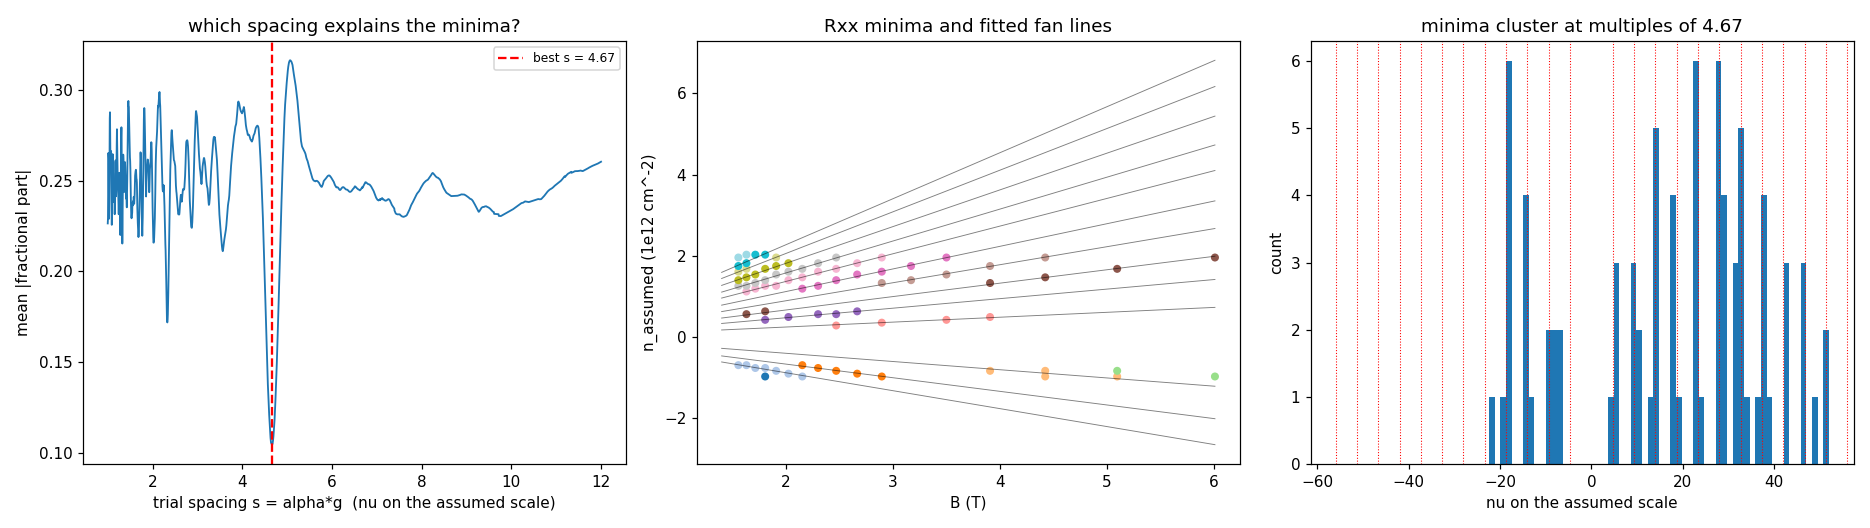

Here is the Python script that generated this plot:
"""Absolute density calibration + Landau-level degeneracy from run 4's fan minima.

The logic, stated carefully because the two unknowns are entangled:

  Rxx minima sit at integer filling nu_true = n_true*h/(e*B). Each fan line is
  n_true = (nu*e/h)*B, i.e. a straight line through the origin in (B, n).

  My n axis is n_assumed = alpha * n_true, where alpha is the error in the ABSOLUTE
  gate capacitance (the geometry prior). Fitting the fan lines on the assumed axis
  gives nu_assumed = alpha * nu_true.

  RATIOS of nu between fan lines are alpha-independent. So: fit the lines, take the
  ratios, identify the integer sequence, and alpha falls out. That pins both the
  degeneracy (the stacking discriminator) and the absolute density scale.
"""
from pathlib import Path

import numpy as np
import matplotlib
matplotlib.use("Agg")
import matplotlib.pyplot as plt
import scipy.constants as cst

from hera.analysis import open_run, fan_grids, resistance_grids, GateCalibration

here = Path(__file__).resolve().parent.parent
r = open_run(here / "data" / "4")
fan = fan_grids(r)
rg = resistance_grids(fan)
Rxx = np.abs(rg.R["sr1"])
nB, nfast = Rxx.shape
_b = [i for i, c in enumerate(fan.cols) if c == "magnet_field"][-1]
B = fan.data[:, _b].reshape(nB, nfast).mean(axis=1)
Vtg = fan.grid("k_2400_tg_volt")[0]
RATIO = 1.2737
cal_g = GateCalibration.from_thicknesses(9.5e-9, 11e-9, 0.0)
cal_s = GateCalibration(c_tg=cal_g.c_tg, c_bg=cal_g.c_tg / RATIO)
n_ass = cal_s.density(Vtg, RATIO * Vtg)                       # m^-2, assumed scale

# mask clipped points
_s = [i for i, c in enumerate(fan.cols) if c == "sr1_X"][0]
Vxx = fan.data[:, _s].reshape(nB, nfast)
Rxx = np.where(np.abs(Vxx) > 0.95e-3, np.nan, Rxx)

# ---- find Rxx minima per field row, on each carrier side --------------------
pts = []   # (B, n_assumed, side)
for i in range(nB):
    if B[i] < 1.5:            # below this the levels are not resolved
        continue
    row = Rxx[i]
    for side, sel in (("e", n_ass > 0.15e16), ("h", n_ass < -0.15e16)):
        idx = np.where(sel & np.isfinite(row))[0]
        if len(idx) < 5:
            continue
        sub = row[idx]
        for k in range(1, len(sub) - 1):
            if sub[k] < sub[k - 1] and sub[k] <= sub[k + 1] and sub[k] < 0.6 * np.nanmedian(sub):
                pts.append((B[i], n_ass[idx[k]], side))
pts = np.array([(a, b, 0 if c == "e" else 1) for a, b, c in pts])
print(f"detected {len(pts)} Rxx minima over B >= 1.5 T "
      f"({int((pts[:,2]==0).sum())} electron, {int((pts[:,2]==1).sum())} hole)")

# ---- nu on the ASSUMED scale for every minimum ------------------------------
nu_ass = pts[:, 1] * cst.h / (cst.e * pts[:, 0])
print(f"nu_assumed range: {nu_ass.min():+.1f} .. {nu_ass.max():+.1f}")

# ---- what common spacing best explains the observed nu_assumed set? ---------
# For a true sequence nu_true = m*g (m integer, g the degeneracy step), the observed
# values are nu_assumed = alpha*g*m -> all should be near-integer multiples of a single
# step s = alpha*g. Scan s and score how close the values sit to multiples of s.
cand = np.linspace(1.0, 12.0, 2201)
score = []
for s in cand:
    frac = np.abs(np.round(nu_ass / s) - nu_ass / s)
    ok = np.abs(nu_ass) > 0.7 * s          # ignore anything below the first gap
    score.append(np.mean(frac[ok]) if ok.sum() > 5 else 1.0)
score = np.array(score)
best = cand[int(np.argmin(score))]
print(f"\nbest-fit spacing on the assumed scale: s = alpha*g = {best:.3f} "
      f"(mean |frac| = {score.min():.3f})")
for g in (2, 4, 6, 8, 12, 16):
    print(f"    if the true degeneracy step g = {g:2d}  ->  alpha = {best/g:.3f}  "
          f"->  c_tg_true = {cal_g.c_tg/(best/g)*1e3:.3f} mF/m^2 "
          f"(prior {cal_g.c_tg*1e3:.3f}), n scale x{1/(best/g):.3f}")

# ---- fit individual fan lines: group minima by nu_assumed/best --------------
mult = np.round(nu_ass / best).astype(int)
print(f"\nfan lines found (grouped by multiple of s):")
print(f"  {'m':>4} {'npts':>5} {'nu_assumed(fit)':>16} {'ratio to |m|=1':>15}")
slopes = {}
for m in sorted(set(mult)):
    if m == 0:
        continue
    sel = mult == m
    if sel.sum() < 3:
        continue
    # fit n_assumed = slope * B through the origin
    sl = np.sum(pts[sel, 0] * pts[sel, 1]) / np.sum(pts[sel, 0] ** 2)
    nu_fit = sl * cst.h / cst.e
    slopes[m] = nu_fit
    print(f"  {m:>4} {int(sel.sum()):>5} {nu_fit:>16.3f} {nu_fit/best:>15.3f}")

fig, ax = plt.subplots(1, 3, figsize=(17, 4.8))
ax[0].plot(cand, score, lw=1.2)
ax[0].axvline(best, ls="--", c="r", label=f"best s = {best:.2f}")
ax[0].set_xlabel("trial spacing s = alpha*g  (nu on the assumed scale)")
ax[0].set_ylabel("mean |fractional part|"); ax[0].legend(fontsize=8)
ax[0].set_title("which spacing explains the minima?")

ax[1].scatter(pts[:, 0], pts[:, 1] * 1e-16, c=mult, cmap="tab20", s=18)
bb = np.linspace(1.4, B.max(), 20)
for m, nu_fit in slopes.items():
    ax[1].plot(bb, nu_fit * cst.e * bb / cst.h * 1e-16, "k-", lw=0.6, alpha=0.5)
ax[1].set_xlabel("B (T)"); ax[1].set_ylabel("n_assumed (1e12 cm^-2)")
ax[1].set_title("Rxx minima and fitted fan lines")

ax[2].hist(nu_ass[np.abs(nu_ass) > 0.7 * best], bins=60)
for k in range(-12, 13):
    if k:
        ax[2].axvline(k * best, ls=":", c="r", lw=0.7)
ax[2].set_xlabel("nu on the assumed scale"); ax[2].set_ylabel("count")
ax[2].set_title(f"minima cluster at multiples of {best:.2f}")
fig.tight_layout()
out = here / "hera_scratch" / "a6_llcal.png"
fig.savefig(out, dpi=110)
print(f"\nwrote {out}")
